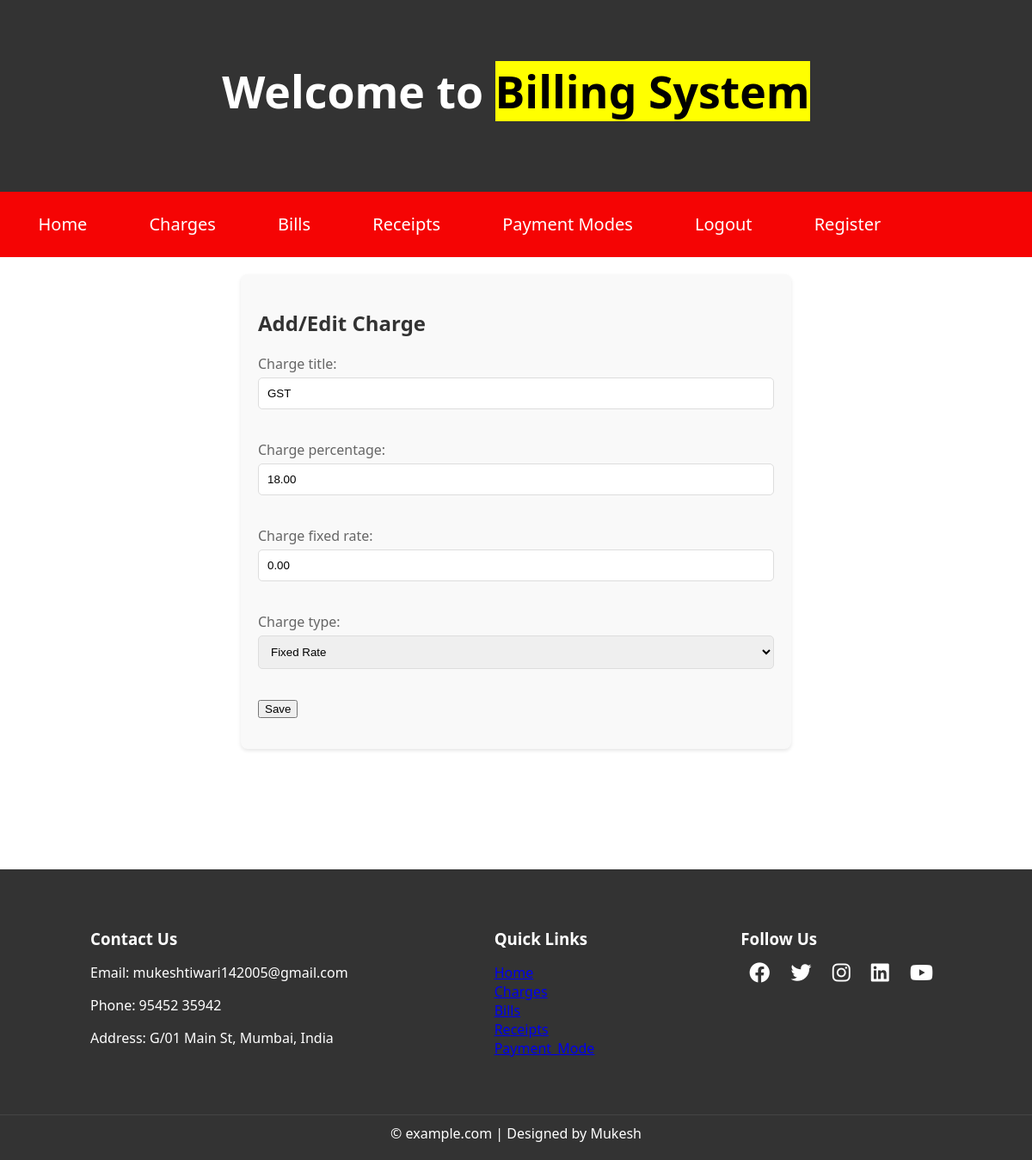
Page /charges/1/edit/ (signed in) on the earlier database version.
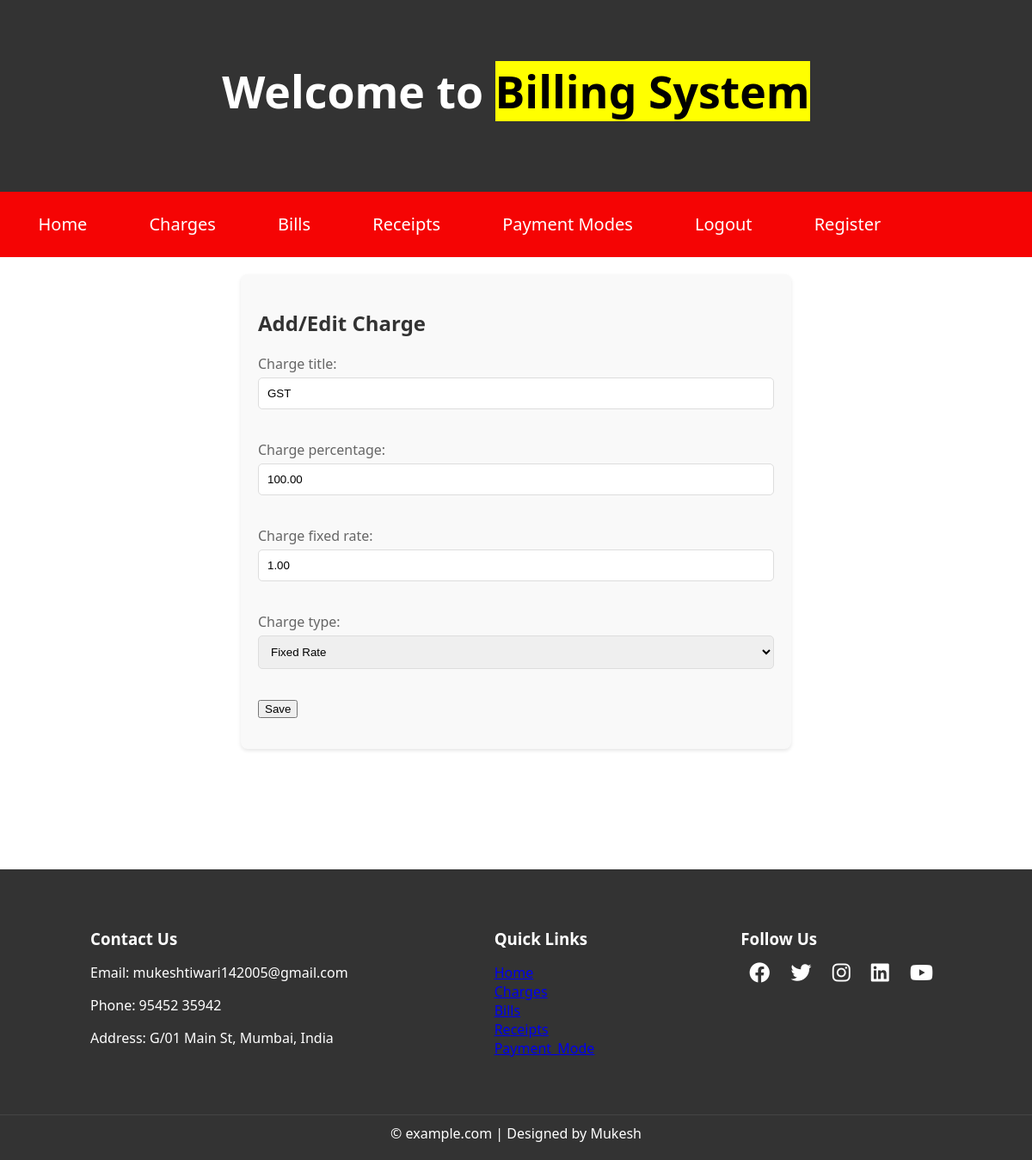
Same page on the later database version.
### bills/models.py (models this page shows, shortened)
class Charges(models.Model):
    CHARGE_TYPE_CHOICES = (
        ('fixed', 'Fixed Rate'),
        ('percentage', 'Percentage'),
    )
    charge_title = models.CharField(max_length=255)
    charge_percentage = models.DecimalField(max_digits=100000, decimal_places=2, default=1)
    charge_fixed_rate = models.DecimalField(max_digits=100000, decimal_places=2, default=1)
    charge_type = models.CharField(max_length=10, choices=CHARGE_TYPE_CHOICES, default='fixed')

### bills/views.py (the view)
# urls.py: path('charges/<int:pk>/edit/', views.charge_update, name='charge_update'),
@login_required
def charge_update(request, pk):
    charge = get_object_or_404(Charges, pk=pk)
    if request.method == 'POST':
        form = ChargesForm(request.POST, instance=charge)
        if form.is_valid():
            form.save()
            return redirect('charge_list')
    else:
        form = ChargesForm(instance=charge)
    return render(request, 'charges/charge_form.html', {'form': form})

### bills/forms.py
class ChargesForm(forms.ModelForm):
    class Meta:
        model = Charges
        fields = ['charge_title', 'charge_percentage', 'charge_fixed_rate','charge_type']

### templates/charges/charge_form.html (shortened to what this page needs)
{% extends 'base.html' %}
{% block content %}
<div class="form-bill">
  <h2>Add/Edit Charge</h2>
  <form method="post">
    {{ form.as_p }}
    <button type="submit">Save</button>
  </form>
</div>
{% endblock %}

Differences in the rows shown:
changed Charges "GST": charge_percentage "18.00" → "100.00"; charge_fixed_rate "0.00" → "1.00"
